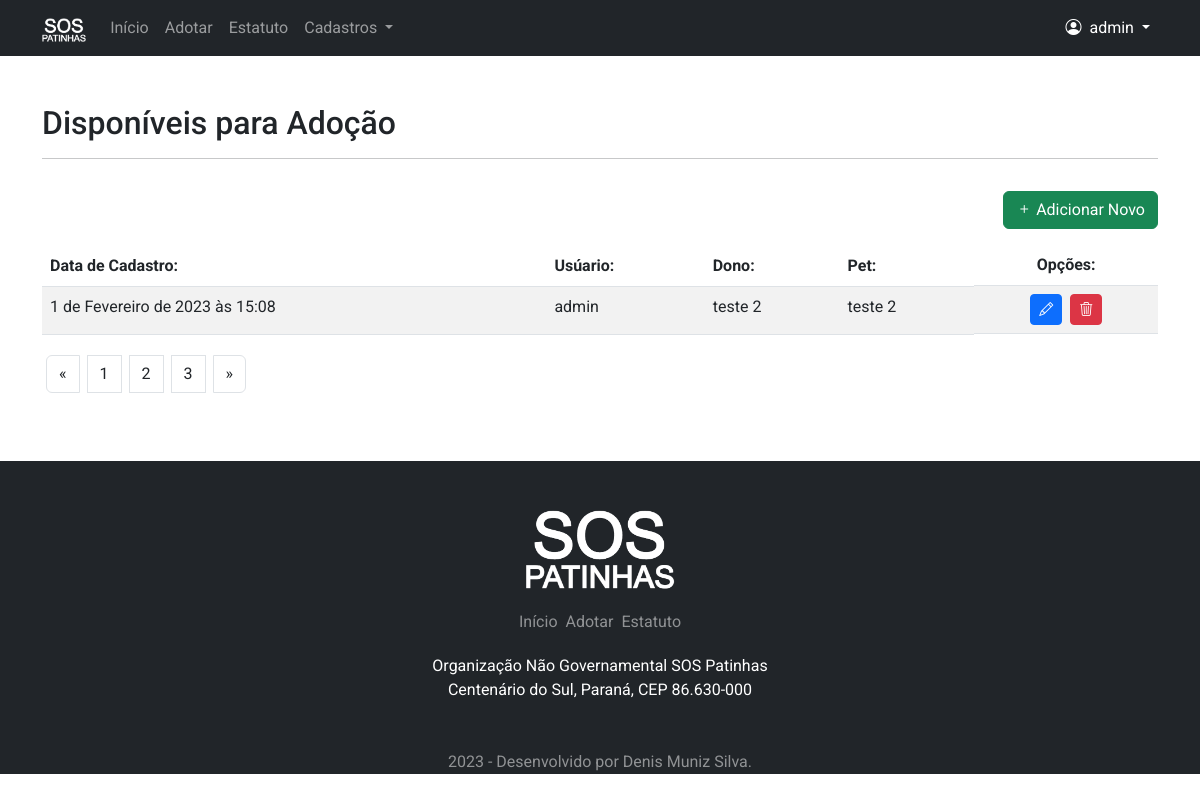
Before: /adocao/lista/ (signed in) with the older database file.
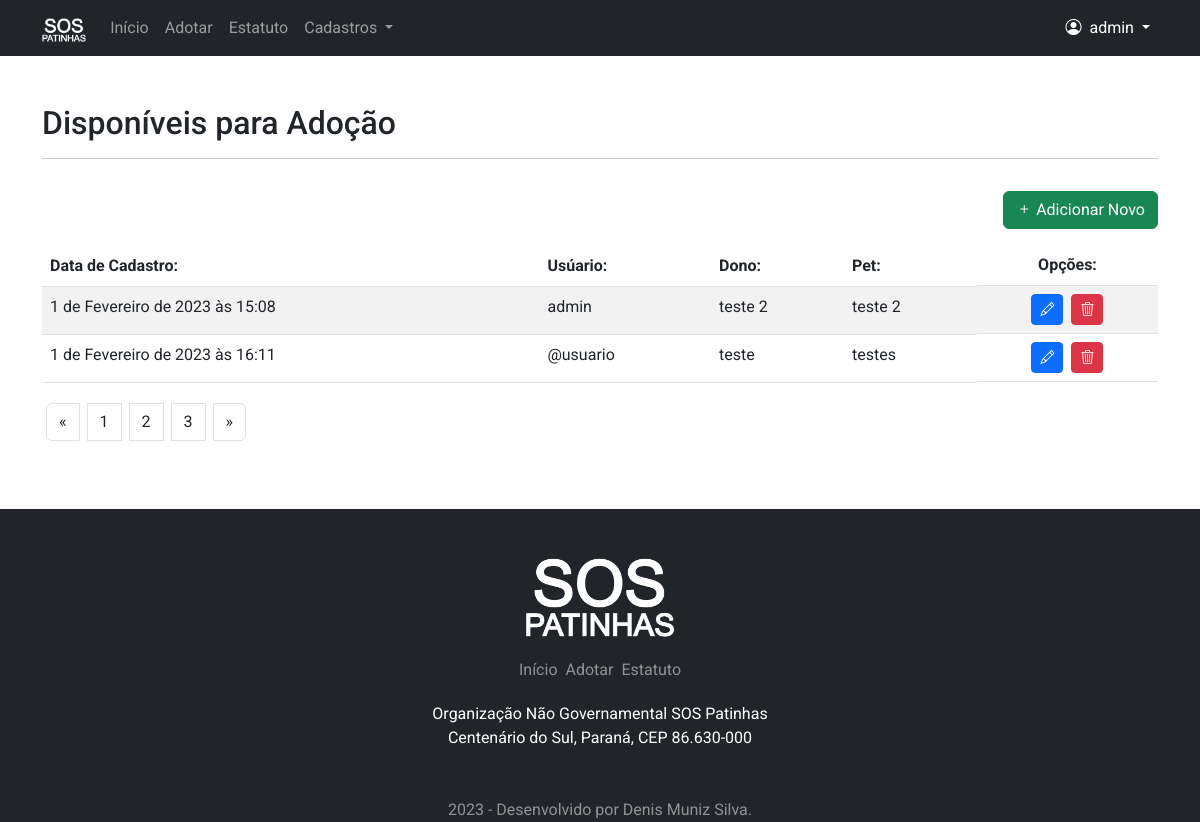
After: the same page with the newer database file.
### pet/models.py (models this page shows, shortened)
class Adocao(models.Model):
    VAR_SEXO = [
        ('Indefinido', 'Indefinido'),
        ('Macho', 'Macho'),
        ('Fêmea', 'Fêmea'),
    ]
    VAR_STATUS = [
        ('d', 'Disponível'),
        ('a', 'Adotado'),
        ('c', 'Adoção Cancelada'),
    ]
    VAR_IDADE = [
        ('Desconhecida', 'Desconhecida'),
        ('01 Mês', '01 Mês'),
        ('02 Mêses', '02 Mêses'),
        ('03 Mêses', '03 Mêses'),
        ('04 Mêses', '04 Mêses'),
        ('05 Mêses', '05 Mêses'),
        ('06 Mêses', '06 Mêses'),
        ('07 Mêses', '07 Mêses'),
        ('08 Mêses', '08 Mêses'),
        ('09 Mêses', '09 Mêses'),
        ('10 Mêses', '10 Mêses'),
        ('11 Mêses', '11 Mêses'),
        ('01 Ano', '01 Ano'),
        ('02 Anos', '02 Anos'),
        ('03 Anos', '03 Anos'),
        ('04 Anos', '04 Anos'),
        ('05 Anos', '05 Anos'),
        ('06 Anos', '06 Anos'),
        ('07 Anos', '07 Anos'),
        ('08 Anos', '08 Anos'),
        ('09 Anos', '09 Anos'),
        ('10 Anos', '10 Anos'),
        ('11 Anos', '11 Anos'),
        ('12 Anos', '12 Anos'),
        ('13 Anos', '13 Anos'),
        ('14 Anos', '14 Anos'),
        ('15 Anos', '15 Anos'),
        ('16 Anos', '16 Anos'),
        ('17 Anos', '17 Anos'),
        ('18 Anos', '18 Anos'),
        ('19 Anos', '19 Anos'),
        ('20 Anos', '20 Anos'),
        ('21 Anos', '21 Anos'),
        ('22 Anos', '22 Anos'),
        ('23 Anos', '23 Anos'),
        ('24 Anos', '24 Anos'),
        ('25 Anos', '25 Anos'),
        ('26 Anos', '26 Anos'),
        ('27 Anos', '27 Anos'),
        ('28 Anos', '28 Anos'),
        ('29 Anos', '29 Anos'),
        ('30 Anos', '30 Anos'),
    ]
    cadastrado_em = models.DateTimeField(auto_now_add=True)
    cadastrado_por = models.ForeignKey(User, on_delete=models.PROTECT, verbose_name='Cadastrante')
    nome_dono = models.CharField(
        max_length=200, verbose_name='Nome Completo do Dono')
    email_1 = models.CharField(
        max_length=150, verbose_name='E-mail 01', null=True, blank=True)
    email_2 = models.CharField(
        max_length=150, verbose_name='E-mail 02', null=True, blank=True)
    fone_1 = models.CharField(max_length=15, verbose_name='Fone 01')
    fone_2 = models.CharField(
        max_length=15, verbose_name='Fone 02', null=True, blank=True)
    fone_3 = models.CharField(
        max_length=15, verbose_name='Fone 03', null=True, blank=True)
    obs = models.TextField(
        max_length=2000, verbose_name='Observações', null=True, blank=True)
    cep = models.CharField(
        max_length=8, verbose_name='CEP', null=True, blank=True)
    estado = models.CharField(
        max_length=2, verbose_name='Estado', null=True, blank=True)
    cidade = models.CharField(
        max_length=200, verbose_name='Cidade', null=True, blank=True)
    bairro = models.CharField(
        max_length=200, verbose_name='Bairro', null=True, blank=True)
    endereco = models.CharField(
        max_length=250, verbose_name='Endereço', null=True, blank=True)
    numero = models.IntegerField(
        default=0, verbose_name='Número', null=True, blank=True)
    complemento = models.TextField(
        max_length=2000, verbose_name='Complemento', null=True, blank=True)
    nome_pet = models.CharField(max_length=200, verbose_name='Nome do Pet')
    idade = models.CharField(max_length=15, choices=VAR_IDADE)
    especie = models.ForeignKey(
        Especie, on_delete=models.PROTECT, verbose_name='Especie')
    raca = models.ForeignKey(
        Raca, on_delete=models.PROTECT, verbose_name='Raça')
    sexo = models.CharField(max_length=10, choices=VAR_SEXO)
    qualidades = models.CharField(max_length=2000, verbose_name='Qualidades')
    img = models.ImageField(upload_to='Adocao_fotos/', verbose_name='Foto')
    status = models.CharField(max_length=1, choices=VAR_STATUS)

### pet/views.py (the view)
# urls.py: path('adocao/lista/', PaginaAdotarLista.as_view(), name='lista-pet'),
class PaginaAdotarLista(LoginRequiredMixin, ListView):
    login_url = reverse_lazy('login')
    model = Adocao
    template_name = 'pet/divulgar_lista.html'

### pet/templates/pet/divulgar_lista.html (shortened to what this page needs)
{% extends 'base.html' %}
{% load static %}
{% block pagina %}
<div class="container py-5">
    <h2>Disponíveis para Adoção</h2>
    <hr>
    <div class="d-flex justify-content-end pt-3">
        <a href="{% url 'added-pet' %}" class="btn btn-success"><i class="bi bi-plus me-1"></i>Adicionar Novo</a>
    </div>
        <div class="table-responsive">
            <table class="table table-striped mt-3">
                <thead>
                    <tr>
                        <th scope="col d-flex">Data de Cadastro:</th>
                        <th scope="col">Usúario:</th>
                        <th scope="col">Dono:</th>
                        <th scope="col">Pet:</th>
                        <th scope="col" class="d-flex justify-content-center">Opções:</th>
                    </tr>
                </thead>
                <tbody>
                    {% for item in object_list %}
                    <tr>
                        <td>{{item.cadastrado_em}}</td>
                        <td>{{item.cadastrado_por}}</td>
                        <td>{{item.nome_dono}}</td>
                        <td>{{item.nome_pet}}</td>
                        <td class="d-flex justify-content-center">
                            <a href="{% url 'edit-pet' item.pk %}" class="btn btn-primary btn-sm me-1">
                                <i class="bi bi-pencil"></i></a>
                            <a href="{% url 'delete-pet' item.pk %}" class="btn btn-danger btn-sm ms-1">
                                <i class="bi bi-trash3"></i></a>
                        </td>
                    </tr>
                    {% empty %}
                    <tr>
                        <td colspan="4">Nao existem pets disponíveis para adoção no momento.</td>
                    </tr>
                    {% endfor %}
                </tbody>
            </table>
        </div>
    <nav aria-label="Page navigation example">
        <ul class="pagination">
            <li class="page-item m-1">
                <a class="page-link" href="#" aria-label="Previous">
                    <span aria-hidden="true" class="text-dark">&laquo;</span>
                </a>
            </li>
            <li class="page-item m-1"><a class="page-link text-dark" href="#">1</a></li>
            <li class="page-item m-1"><a class="page-link text-dark" href="#">2</a></li>
            <li class="page-item m-1"><a class="page-link text-dark" href="#">3</a></li>
            <li class="page-item m-1">
                <a class="page-link" href="#" aria-label="Next">
                    <span aria-hidden="true" class="text-dark">&raquo;</span>
                </a>
            </li>
        </ul>
    </nav>
</div>
{% endblock %}

Changed rows visible on the page:
added Adocao: cadastrado_em "1 de Fevereiro de 2023 às 16:11", cadastrado_por "@usuario", nome_dono "teste", nome_pet "testes"
